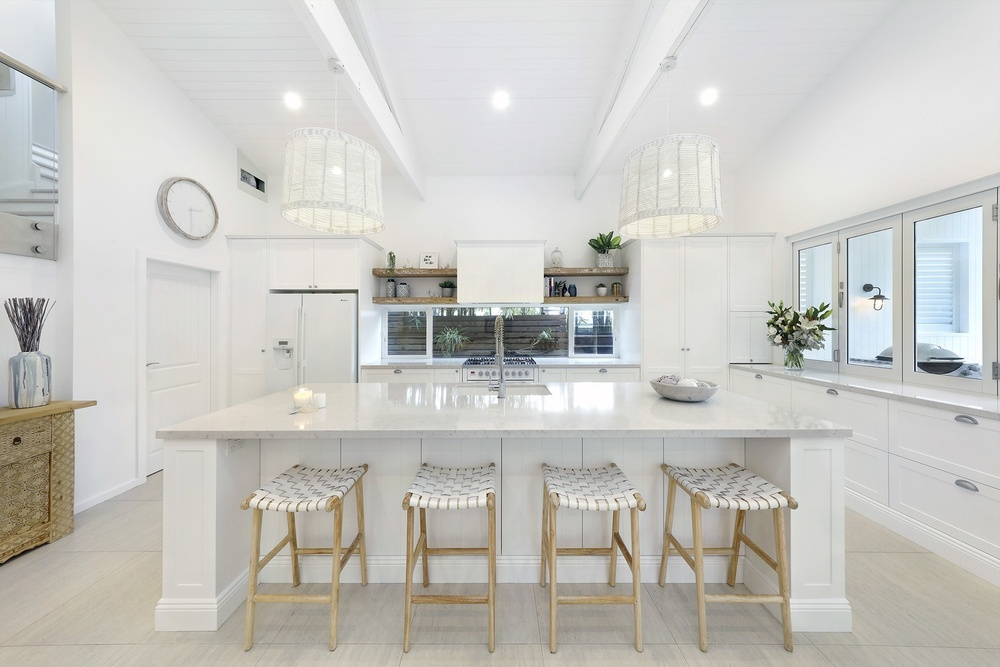
//> input picture benchmarks/image_proc/white-kitchen.jpg, 1000 x 667 px, shrunk from 1920 x 1280 before the run
$ ./sobel white-kitchen.jpg   (built with g++ and OpenCV 4)
//> lines starting //> are read from the running program, lines starting //| are printed output that depends on the picture
/**
 * @file Sobel_Demo.cpp
 * @brief Sample code uses Sobel or Scharr OpenCV functions for edge detection
 * @author OpenCV team
 */

#include <iostream>
#include "opencv2/core/utility.hpp"
#include "opencv2/highgui.hpp"
#include "opencv2/imgcodecs.hpp"
#include "opencv2/imgproc.hpp"

using namespace cv;
using namespace std;

void __COMPRESS__(void *ptr, size_t size) {
   (void)ptr;
   (void)size;
   return;
}

string typeToStr(int type) {
  string r;

  uchar depth = type & CV_MAT_DEPTH_MASK;
  uchar chans = 1 + (type >> CV_CN_SHIFT);

  switch ( depth ) {
    case CV_8U:  r = "8U"; break;
    case CV_8S:  r = "8S"; break;
    case CV_16U: r = "16U"; break;
    case CV_16S: r = "16S"; break;
    case CV_32S: r = "32S"; break;
    case CV_32F: r = "32F"; break;
    case CV_64F: r = "64F"; break;
    default:     r = "User"; break;
  }

  r += "C";
  r += (chans+'0');

  return r;
}

void markMatCompressible(Mat mat) {
    Size mat_size = mat.size();
    size_t mat_elem_size = mat.elemSize();

    unsigned char* mat_data_ptr = mat.data;
    if (mat.isContinuous()) {
        __COMPRESS__(mat_data_ptr,
                    mat_elem_size * mat_size.height * mat_size.width
        );
    } else {
        for (size_t col_idx = 0; col_idx < mat_size.height; ++col_idx) {
            for (size_t row_idx = 0; row_idx < mat_size.width; ++row_idx) {
                __COMPRESS__(
                    (mat_data_ptr + mat_elem_size * (mat_size.width * col_idx + row_idx)),
                    mat_elem_size
                );
            }
        }
    }
}

/**
 * @function main
 */
int main( int argc, char** argv )
{
    cv::CommandLineParser parser(argc, argv,
                                "{@input   |lena.jpg|input image}"
                                "{ksize   k|3|ksize}"
                                "{scale   s|1|scale}"
                                "{delta   d|0|delta}"
                                "{help    h|false|show help message}");

    cout << "The sample uses Sobel OpenCV functions for edge detection\n\n";
    parser.printMessage();
    cout << "\n";

    cv::setNumThreads(0);

    //![variables]
    // First we declare the variables we are going to use
    Mat image, src, src_grey;
    Mat grad;
    const String window_name = "Sobel Demo - Simple Edge Detector";
    int ksize = parser.get<int>("ksize");
    int scale = parser.get<int>("scale");
    int delta = parser.get<int>("delta");
    int ddepth = CV_16S;
    //![variables]

    //![load]
    String imageName = parser.get<String>("@input");
    // As usual we load our source image (src)
    image = imread( samples::findFile( imageName ), IMREAD_COLOR ); // Load an image
//> image is the input picture: 667 rows x 1000 cols, CV_8UC3; mean B, G, R 192.9, 197.8, 198.7

    // Check if image is loaded fine
    if( image.empty() ) {
        printf("Error opening image: %s\n", imageName.c_str());
        return EXIT_FAILURE;
    }
    markMatCompressible(image);
    //![load]

    //![reduce_noise]
    // Remove noise by blurring with a Gaussian filter ( kernel size = 3 )
    GaussianBlur(image, src, Size(3, 3), 0, 0, BORDER_DEFAULT);
    //![reduce_noise]
    markMatCompressible(src);

    //![convert_to_gray]
    // Convert the image to grayscale
    cvtColor(src, src_grey, COLOR_BGR2GRAY);
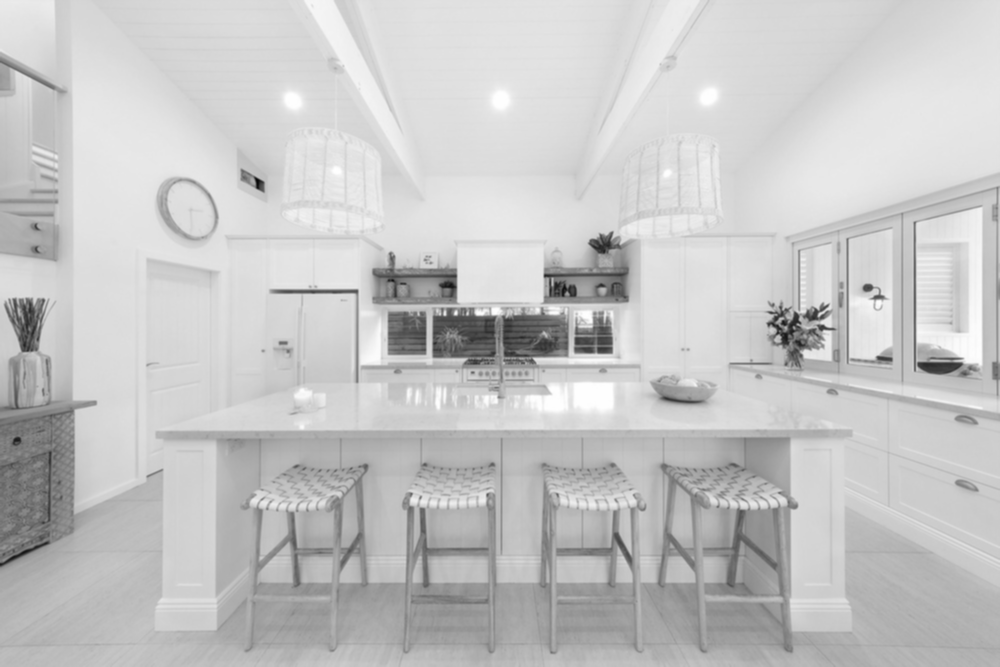
//> src_grey: 667 rows x 1000 cols, CV_8UC1; min 5, max 255, mean 197.6
    //![convert_to_gray]
    markMatCompressible(src_grey);

    //![sobel]
    /// Generate grad_x and grad_y
    Mat grad_x, grad_y;
    Mat abs_grad_x, abs_grad_y;

    /// Gradient X
    Sobel(src_grey, grad_x, ddepth, 1, 0, ksize, scale, delta, BORDER_DEFAULT);
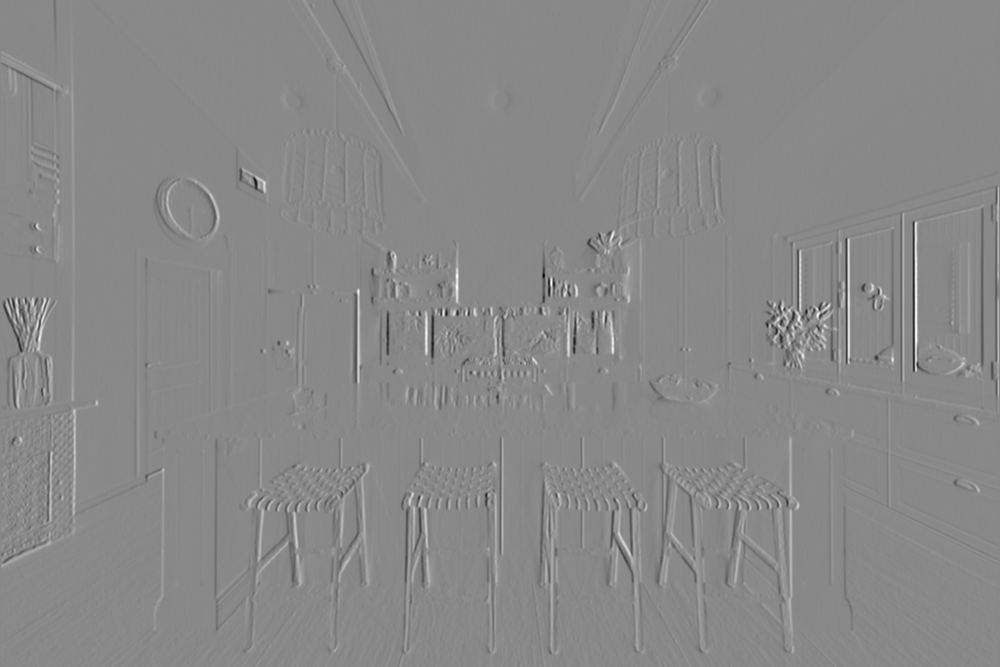
//> grad_x: 667 rows x 1000 cols, CV_16SC1; min -586, max 506, mean 0.2; drawn with min black and max white
    markMatCompressible(grad_x);

    /// Gradient Y
    Sobel(src_grey, grad_y, ddepth, 0, 1, ksize, scale, delta, BORDER_DEFAULT);
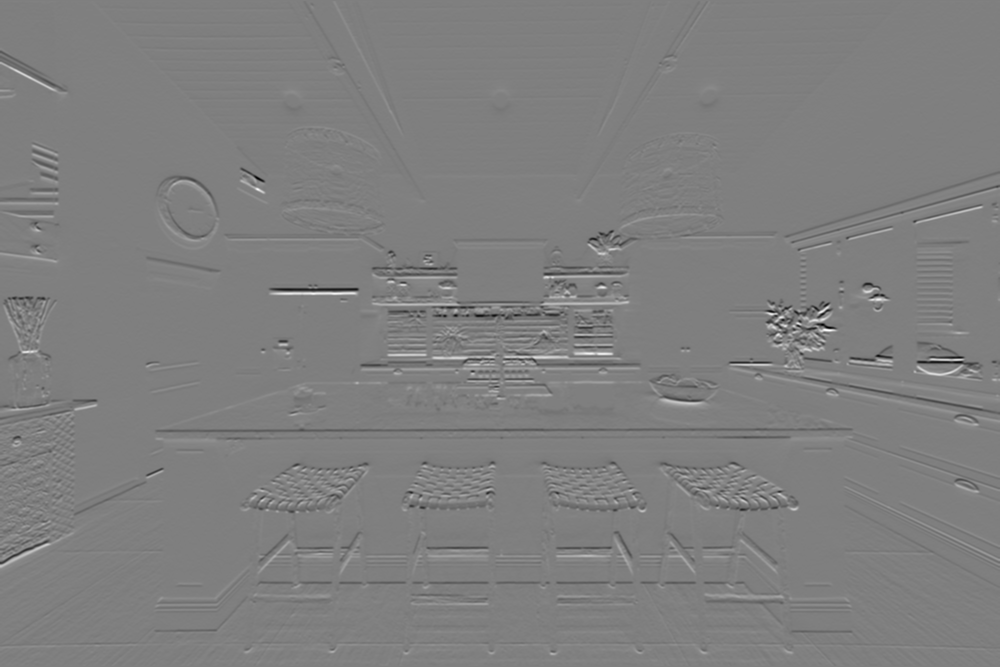
//> grad_y: 667 rows x 1000 cols, CV_16SC1; min -541, max 542, mean -0.4; drawn with min black and max white
    markMatCompressible(grad_y);
    //![sobel]

    //![convert]
    // converting back to CV_8U
    convertScaleAbs(grad_x, abs_grad_x);
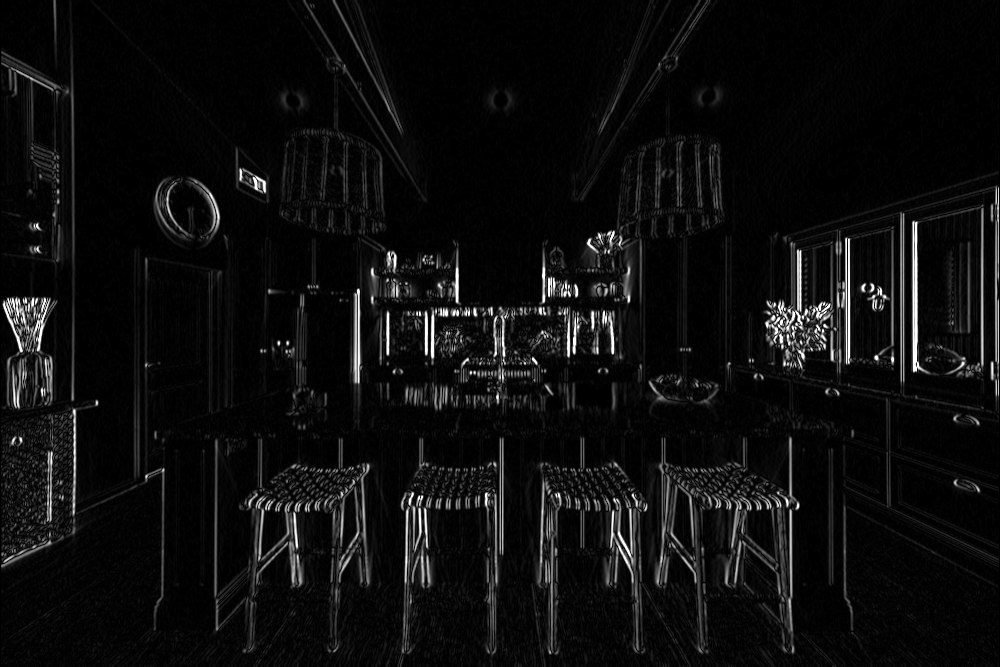
//> abs_grad_x: 667 rows x 1000 cols, CV_8UC1; min 0, max 255, mean 13.7
    convertScaleAbs(grad_y, abs_grad_y);
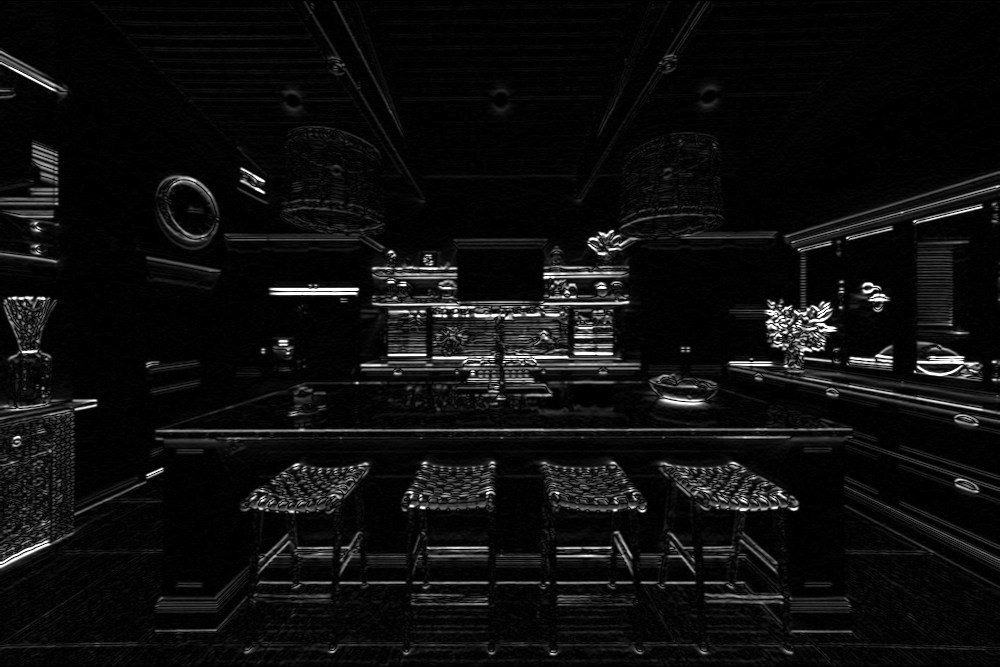
//> abs_grad_y: 667 rows x 1000 cols, CV_8UC1; min 0, max 255, mean 14.2
    markMatCompressible(abs_grad_x);
    markMatCompressible(abs_grad_y);
    //![convert]

    //![blend]
    /// Total Gradient (approximate)
    addWeighted(abs_grad_x, 0.5, abs_grad_y, 0.5, 0, grad);
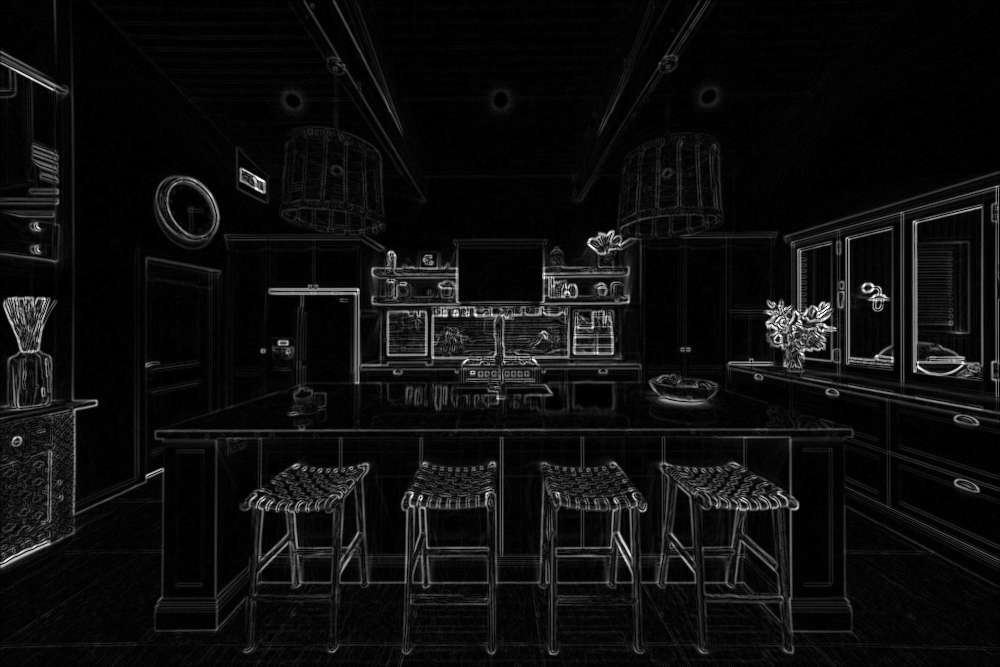
//> grad: 667 rows x 1000 cols, CV_8UC1; min 0, max 255, mean 13.9
    //![blend]

    //![display]
    // imshow(window_name, grad);
    // char key = (char)waitKey(0);
    imwrite("/home/deanwhyone/18742/lossy-memories/benchmarks/image_proc/sobel_output.jpg", grad);
    //![display]
    return EXIT_SUCCESS;
}
